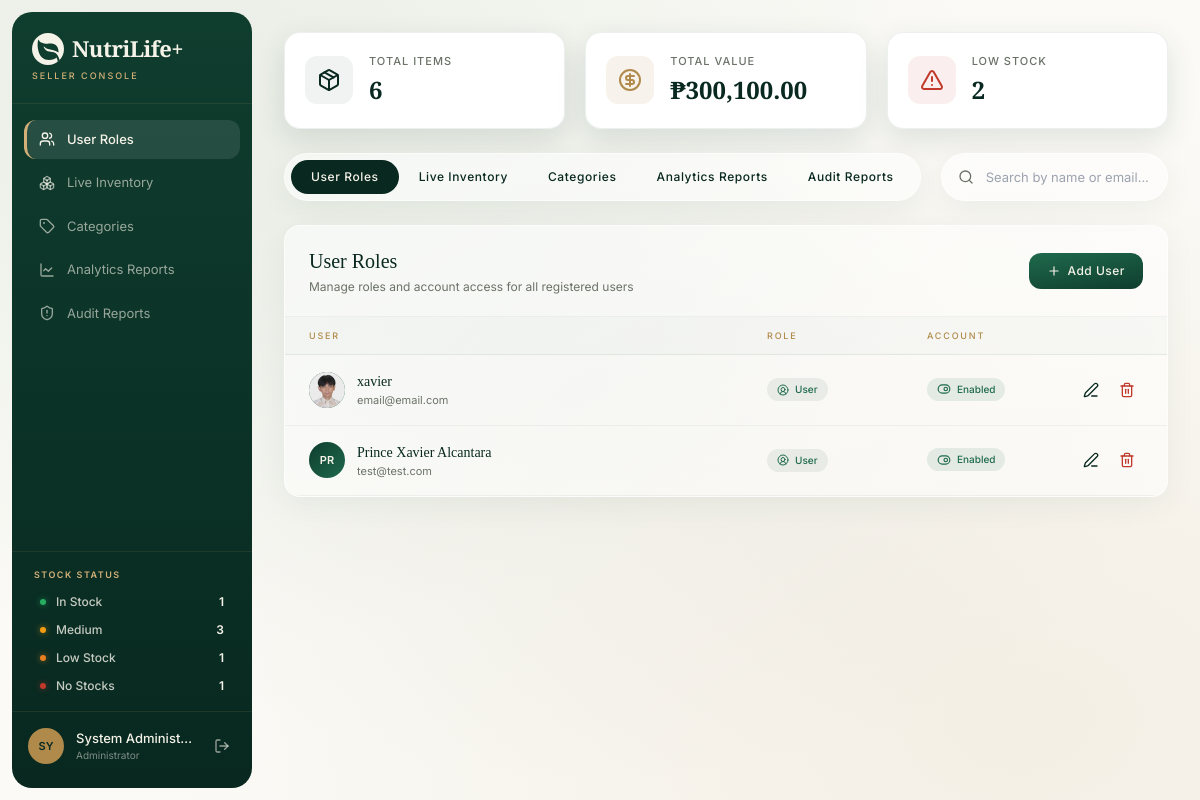
Page /admin/admin_Users.php (signed in) on the committed database.
### tables this page shows
CREATE TABLE `users` (
  `id` int(6) UNSIGNED NOT NULL,
  `fullname` varchar(100) NOT NULL,
  `email` varchar(100) NOT NULL,
  `password` varchar(255) NOT NULL,
  `address` text NOT NULL,
  `contact` varchar(50) NOT NULL,
  `reg_date` timestamp NOT NULL DEFAULT current_timestamp(),
  `accesslevel` varchar(50) DEFAULT 'user',
  `status` varchar(50) DEFAULT 'active',
  `profile_picture` varchar(255) DEFAULT NULL
);

### admin/admin_Users.php (the view, shortened to what this page needs)
<?php
include '../includes/config.php';
$whereClause = "";
$query = "SELECT * FROM users $whereClause ORDER BY reg_date DESC";
$result = mysqli_query($conn, $query);
$users = array();
while ($row = mysqli_fetch_assoc($result)) {
    $users[] = $row;
}
include '../includes/admin_header.php';
?>
<div class="flex mb-6 w-full items-stretch" style="gap: 20px;">
    <div class="inline-flex rounded-full p-1.5"
        style="background: rgba(255,255,255,0.55); border: 1px solid rgba(255,255,255,0.6); box-shadow: 0 8px 32px rgba(15,61,46,0.06);">
        <a href="admin_Users.php" class="rounded-full px-5 py-2 transition-all"
            style="background: #082820; color: #f5f2e8; font-family: var(--font-sans); font-size: 12px; font-weight: 500; letter-spacing: 0.6px; text-decoration: none;">User
            Roles</a>
        <a href="admin_Inventory.php" class="rounded-full px-5 py-2 transition-all"
            style="background: transparent; color: #082820; font-family: var(--font-sans); font-size: 12px; font-weight: 500; letter-spacing: 0.6px; text-decoration: none;">Live
            Inventory</a>
        <a href="admin_Categories.php" class="rounded-full px-5 py-2 transition-all"
            style="background: transparent; color: #082820; font-family: var(--font-sans); font-size: 12px; font-weight: 500; letter-spacing: 0.6px; text-decoration: none;">Categories</a>
        <a href="admin_Reports.php" class="rounded-full px-5 py-2 transition-all"
            style="background: transparent; color: #082820; font-family: var(--font-sans); font-size: 12px; font-weight: 500; letter-spacing: 0.6px; text-decoration: none;">Analytics
            Reports</a>
        <a href="admin_AuditReports.php" class="rounded-full px-5 py-2 transition-all"
            style="background: transparent; color: #082820; font-family: var(--font-sans); font-size: 12px; font-weight: 500; letter-spacing: 0.6px; text-decoration: none;">Audit
            Reports</a>
    </div>
    <div class="flex items-center relative flex-1 rounded-full"
        style="background: rgba(255,255,255,0.55); border: 1px solid rgba(255,255,255,0.6); box-shadow: 0 8px 32px rgba(15,61,46,0.06);"
        x-data="{
        searchQuery: '<?= isset($_GET['search']) ? addslashes(htmlspecialchars($_GET['search'])) : '' ?>',
        searchTimer: null,
        doSearch() {
            clearTimeout(this.searchTimer);
            this.searchTimer = setTimeout(() => {
                const url = new URL(window.location.href);
                if (this.searchQuery) {
                    url.searchParams.set('search', this.searchQuery);
                } else {
                    url.searchParams.delete('search');
                }
                fetch(url.toString())
                    .then(res => res.text())
                    .then(html => {
                        const parser = new DOMParser();
                        const doc = parser.parseFromString(html, 'text/html');
                        const newContainer = doc.querySelector('#users-table-container');
                        if (newContainer) {
                            document.querySelector('#users-table-container').innerHTML = newContainer.innerHTML;
                            if (window.lucide) {
                                lucide.createIcons();
                            }
                        }
                    });
                window.history.replaceState({}, '', url.toString());
            }, 300);
        }
    }">
        <i data-lucide="search" class="h-4 w-4 absolute left-4" style="color: #6b7268;"></i>
        <input type="text" placeholder="Search by name or email..." x-model="searchQuery" @input="doSearch()"
            class="w-full h-full bg-transparent outline-none transition-all pl-11 pr-4 rounded-full"
            style="font-family: var(--font-sans); font-size: 13px; color: #082820;">
    </div>
</div>
<div x-data="{
    addingUser: false,
    editingUser: null,
    deletingUser: null,
    addForm: { name: '', email: '', password: '', confirmPassword: '', role: 'user', enabled: true },
    editForm: { role: 'user', enabled: true, confirmDelete: false },
    showPass: false,
    showConfirm: false,
    initials(name) {
        if(!name) return '??';
        return name.split(' ').map(w => w[0]).slice(0,2).join('').toUpperCase();
    },
    openEdit(user) {
        this.editingUser = user;
        this.editForm.role = user.accesslevel;
        this.editForm.enabled = user.status === 'active';
        this.editForm.confirmDelete = false;
    }
}">
    <div id="users-table-container" class="overflow-hidden rounded-2xl"
        style="background: rgba(255,255,255,0.55); border: 1px solid rgba(255,255,255,0.6); box-shadow: 0 8px 32px rgba(15,61,46,0.06);">
        <div class="px-6 py-5 flex items-center justify-between" style="border-bottom: 1px solid rgba(15,61,46,0.05);">
            <div>
                <h3 style="font-family: var(--font-serif); font-size: 20px; font-weight: 500; color: #082820;">User
                    Roles</h3>
                <p class="mt-0.5" style="font-family: var(--font-sans); font-size: 12px; color: #6b7268;">
                    Manage roles and account access for all registered users
                </p>
            </div>
            <button @click="addingUser = true; addForm = {role: 'user', enabled: true};"
                style="display: flex; align-items: center; gap: 7px; padding: 9px 18px; border-radius: 12px; border: none; background: linear-gradient(170deg, #1f6a4d, #0f3d2e); font-family: var(--font-sans); font-size: 12px; font-weight: 500; letter-spacing: 0.5px; color: #f5f2e8; cursor: pointer; flex-shrink: 0;">
                <i data-lucide="plus" class="h-3.5 w-3.5"></i> Add User
            </button>
        </div>
        <div class="grid px-6 py-3"
            style="grid-template-columns: 2.5fr 160px 120px 96px; background: rgba(15,61,46,0.02); border-bottom: 1px solid rgba(15,61,46,0.08);">
            <span
                style="font-family: var(--font-sans); font-size: 9px; font-weight: 500; letter-spacing: 1.8px; text-transform: uppercase; color: #b08a4a;">User</span>
            <span
                style="font-family: var(--font-sans); font-size: 9px; font-weight: 500; letter-spacing: 1.8px; text-transform: uppercase; color: #b08a4a;">Role</span>
            <span
                style="font-family: var(--font-sans); font-size: 9px; font-weight: 500; letter-spacing: 1.8px; text-transform: uppercase; color: #b08a4a;">Account</span>
            <span
                style="font-family: var(--font-sans); font-size: 9px; font-weight: 500; letter-spacing: 1.8px; text-transform: uppercase; color: #b08a4a;"></span>
        </div>
        <?php if (empty($users)): ?>
            <div class="px-6 py-12 text-center">
                <p style="font-family: var(--font-serif); font-size: 15px; color: #6b7268;">No registered users yet.</p>
            </div>
        <?php else: ?>
            <?php foreach ($users as $u): ?>
                <div class="grid items-center px-6 py-4 transition-colors hover:bg-white/40"
                    style="grid-template-columns: 2.5fr 160px 120px 96px; border-bottom: 1px solid rgba(15,61,46,0.05); opacity: <?= $u['status'] === 'active' ? '1' : '0.6' ?>;">
                    <div class="flex items-center gap-3">
                        <div class="flex h-9 w-9 shrink-0 items-center justify-center rounded-full overflow-hidden"
                            style="background: <?= $u['accesslevel'] === 'admin' ? 'linear-gradient(135deg, #b08a4a, #8a6a34)' : 'linear-gradient(135deg, #0f3d2e, #1f6a4d)' ?>; color: #f5f2e8; font-family: var(--font-sans); font-size: 11px; font-weight: 600;">
                            <?php if (!empty($u['profile_picture'])): ?>
                                <img src="../<?= htmlspecialchars($u['profile_picture']) ?>" alt="Profile"
                                    style="width: 100%; height: 100%; object-fit: cover;">
                            <?php else: ?>
                                <?= strtoupper(substr($u['fullname'], 0, 2)) ?>
                            <?php endif; ?>
                        </div>
                        <div>
                            <div style="font-family: var(--font-serif); font-size: 14px; font-weight: 500; color: #082820;">
                                <?= htmlspecialchars($u['fullname']) ?>
                            </div>
                            <div style="font-family: var(--font-sans); font-size: 11px; color: #6b7268;">
                                <?= htmlspecialchars($u['email']) ?>
                            </div>
                        </div>
                    </div>
                    <div>
                        <span class="inline-flex items-center gap-1.5 rounded-full px-2.5 py-1"
                            style="background: <?= $u['accesslevel'] === 'admin' ? 'rgba(176,138,74,0.12)' : 'rgba(15,61,46,0.07)' ?>; font-family: var(--font-sans); font-size: 10px; font-weight: 500; color: <?= $u['accesslevel'] === 'admin' ? '#b08a4a' : '#1f6a4d' ?>;">
                            <i data-lucide="<?= $u['accesslevel'] === 'admin' ? 'shield-check' : 'user-circle-2' ?>"
                                class="h-3 w-3"></i>
                            <?= ucfirst($u['accesslevel']) ?>
                        </span>
                    </div>
                    <div>
                        <span class="inline-flex items-center gap-1.5 rounded-full px-2.5 py-1"
                            style="background: <?= $u['status'] === 'active' ? 'rgba(31,106,77,0.1)' : 'rgba(192,57,43,0.1)' ?>; font-family: var(--font-sans); font-size: 10px; font-weight: 500; color: <?= $u['status'] === 'active' ? '#1f6a4d' : '#c0392b' ?>;">
                            <i data-lucide="<?= $u['status'] === 'active' ? 'toggle-right' : 'toggle-left' ?>"
                                class="h-3.5 w-3.5"></i>
                            <?= $u['status'] === 'active' ? 'Enabled' : 'Disabled' ?>
                        </span>
                    </div>
                    <div style="display: flex; align-items: center; justify-content: flex-end; gap: 4px;">
                        <button @click='openEdit(<?= json_encode($u) ?>)'
                            style="background: none; border: none; cursor: pointer; padding: 8px; display: flex; align-items: center; justify-content: center;"
                            title="Edit user">
                            <i data-lucide="edit-3" class="h-4 w-4" style="color: #082820;"></i>
                        </button>
                        <button @click='deletingUser = <?= json_encode($u) ?>'
                            style="background: none; border: none; cursor: pointer; padding: 8px; display: flex; align-items: center; justify-content: center;"
                            title="Delete user">
                            <i data-lucide="trash-2" class="h-4 w-4" style="color: #c0392b;"></i>
                        </button>
                    </div>
                </div>
            <?php endforeach; ?>
        <?php endif; ?>
    </div>
</div>
<?php include '../includes/admin_footer.php'; ?>

### includes/admin_Header.php (style rules this page uses)
:root { --font-serif: 'Playfair Display', ui-serif, Georgia, serif; --font-sans: 'Inter', ui-sans-serif, system-ui, sans-serif; --background: #fbfaf6; }
body { margin: 0; padding: 0; background-color: var(--background); color: #1a201c; font-family: var(--font-sans); background-image: radial-gradient(ellipse at 15% 10%, rgba(154, 184, 154, 0.18), transparent 55%), radial-gradient(ellipse at 85% 90%, rgba(176, 138, 74, 0.10), transparent 60%), radial-gradient(ellipse at 50% 50%, rgba(15, 61, 46, 0.04), transparent 70%); background-attachment: fixed; }

### rows in the picture
users: profile_picture (picture), fullname "xavier", email "email@email.com", accesslevel "User", status "Enabled"
users: fullname "PR", fullname "Prince Xavier Alcantara", email "test@test.com", accesslevel "User", status "Enabled"

### other values in the picture
$stockData['in_stock'] "1"
$stockData['medium'] "3"
$stockData['low_stock'] "1"
$stockData['no_stock'] "1"
$adminInitials "SY"
$adminName "System Administ…"
$hTotalItems "6"
$hTotalValue "300,100.00"
$hLowStockCount "2"
